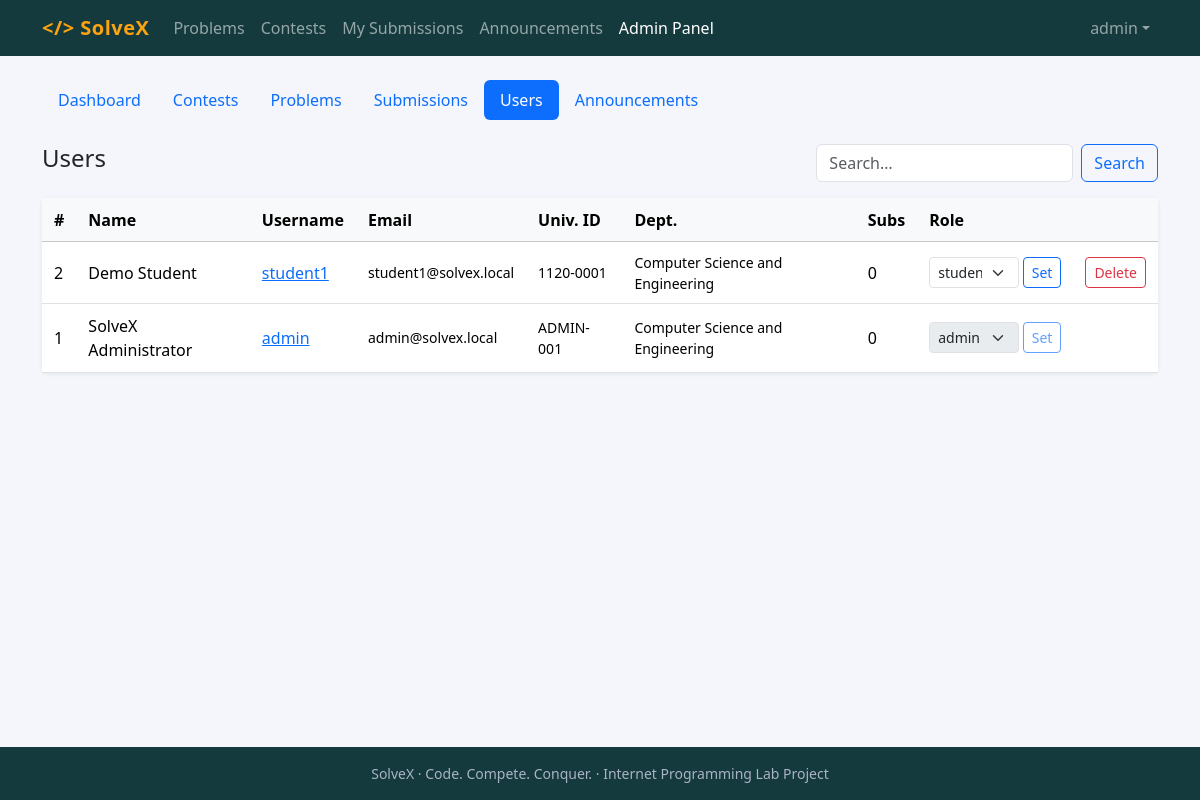
The page /admin/users.php (signed in) on the database its author committed.
### tables this page shows
CREATE TABLE users (
  id            INT UNSIGNED AUTO_INCREMENT PRIMARY KEY,
  full_name     VARCHAR(100) NOT NULL,
  username      VARCHAR(30)  NOT NULL UNIQUE,
  email         VARCHAR(150) NOT NULL UNIQUE,
  university_id VARCHAR(30)  NOT NULL,
  department    VARCHAR(80)  NOT NULL,
  password_hash VARCHAR(255) NOT NULL,
  role          ENUM('student','admin') NOT NULL DEFAULT 'student',
  created_at    DATETIME NOT NULL DEFAULT CURRENT_TIMESTAMP,
  INDEX idx_university_id (university_id)
);

### includes/functions.php (called while the page is built, shortened)
<?php
require_once __DIR__ . '/db.php';
function e($v): string { return htmlspecialchars((string)$v, ENT_QUOTES | ENT_SUBSTITUTE, 'UTF-8'); }
function url(string $path = ''): string { return BASE_URL . '/' . ltrim($path, '/'); }
function current_user(): ?array {
    static $u = false;
    if ($u === false) {
        $u = null;
        if (!empty($_SESSION['uid'])) {
            $u = q('SELECT id, full_name, username, email, university_id, department, role, created_at FROM users WHERE id = ?', [$_SESSION['uid']])->fetch() ?: null;
        }
    }
    return $u;
}
function require_login(): array {
    $u = current_user();
    return $u;
}
function require_admin(): array {
    $u = require_login();
    return $u;
}

### includes/db.php (called while the page is built, shortened)
<?php
function db(): PDO {
    static $pdo = null;
    if ($pdo === null) {
        $pdo = new PDO('mysql:host=' . DB_HOST . ';dbname=' . DB_NAME . ';charset=utf8mb4', DB_USER, DB_PASS, [
            PDO::ATTR_ERRMODE            => PDO::ERRMODE_EXCEPTION,
            PDO::ATTR_DEFAULT_FETCH_MODE => PDO::FETCH_ASSOC,
            PDO::ATTR_EMULATE_PREPARES   => false,
        ]);
        $pdo->exec("SET time_zone = '" . DB_TZ . "'");
    }
    return $pdo;
}
function q(string $sql, array $params = []): PDOStatement {
    $st = db()->prepare($sql);
    $st->execute($params);
    return $st;
}

### admin/users.php (the view, shortened to what this page needs)
<?php
require __DIR__ . '/../includes/functions.php';
$admin = require_admin();
$search = trim((string)($_GET['q'] ?? ''));
$like = '%' . addcslashes($search, '%_\\') . '%';
$rows = q('SELECT u.*, (SELECT COUNT(*) FROM submissions s WHERE s.user_id = u.id) AS subs FROM users u WHERE (? = \'\' OR u.username LIKE ? OR u.full_name LIKE ? OR u.email LIKE ? OR u.university_id LIKE ?) ORDER BY u.id DESC LIMIT 300', [$search, $like, $like, $like, $like])->fetchAll();
require __DIR__ . '/../includes/header.php';
require __DIR__ . '/../includes/admin_nav.php';
?>
<div class="d-flex justify-content-between mb-3"><h4>Users</h4>
  <form class="d-flex gap-2" method="get"><input class="form-control" name="q" placeholder="Search…" value="<?= e($search) ?>"><button class="btn btn-outline-primary">Search</button></form></div>
<div class="card"><div class="table-responsive"><table class="table table-hover mb-0 align-middle"><thead class="table-light"><tr><th>#</th><th>Name</th><th>Username</th><th>Email</th><th>Univ. ID</th><th>Dept.</th><th>Subs</th><th>Role</th><th></th></tr></thead><tbody>
<?php foreach ($rows as $r): ?><tr><td><?= (int)$r['id'] ?></td><td><?= e($r['full_name']) ?></td><td><a href="<?= url('profile.php?u=' . urlencode($r['username'])) ?>"><?= e($r['username']) ?></a></td><td class="small"><?= e($r['email']) ?></td><td class="small"><?= e($r['university_id']) ?></td><td class="small"><?= e($r['department']) ?></td><td><?= (int)$r['subs'] ?></td>
  <td><form method="post" class="d-flex gap-1"><?= csrf_field() ?><input type="hidden" name="action" value="role"><input type="hidden" name="id" value="<?= (int)$r['id'] ?>">
    <select name="role" class="form-select form-select-sm" <?= $r['id'] == $admin['id'] ? 'disabled' : '' ?>><option value="student" <?= $r['role'] === 'student' ? 'selected' : '' ?>>student</option><option value="admin" <?= $r['role'] === 'admin' ? 'selected' : '' ?>>admin</option></select>
    <button class="btn btn-sm btn-outline-primary" <?= $r['id'] == $admin['id'] ? 'disabled' : '' ?>>Set</button></form></td>
  <td><?php if ($r['id'] != $admin['id']): ?><form method="post"><button class="btn btn-sm btn-outline-danger" data-confirm="Delete this user and all their submissions?">Delete</button></form><?php endif; ?></td></tr><?php endforeach; ?>
</tbody></table></div></div>
<?php require __DIR__ . '/../includes/footer.php'; ?>

### includes/header.php (shortened to what this page needs)
<?php
require_once __DIR__ . '/functions.php';
$u = current_user();
$nav = basename($_SERVER['SCRIPT_NAME'], '.php');
$in_admin = str_contains($_SERVER['SCRIPT_NAME'], '/admin/');
function nav_link(string $href, string $label, bool $active): string {
    return '<li class="nav-item"><a class="nav-link' . ($active ? ' active' : '') . '" href="' . e(url($href)) . '">' . e($label) . '</a></li>';
}
?><!doctype html>
<html lang="en">
<head>
<link href="<?= url('assets/vendor/bootstrap.min.css') ?>" rel="stylesheet">
<link href="<?= url('assets/css/style.css') ?>" rel="stylesheet">
</head>
<body>
<nav class="navbar navbar-expand-lg navbar-dark sx-nav">
  <div class="container">
    <a class="navbar-brand fw-bold" href="<?= url('index.php') ?>">&lt;/&gt; <?= APP_NAME ?></a>
    <div class="collapse navbar-collapse" id="nav">
      <ul class="navbar-nav me-auto">
        <?= nav_link('problems.php', 'Problems', $nav === 'problems' && !$in_admin) ?>
        <?= nav_link('contests.php', 'Contests', in_array($nav, ['contests', 'contest']) && !$in_admin) ?>
        <?php if ($u): ?>
          <?= nav_link('submissions.php', 'My Submissions', $nav === 'submissions' && !$in_admin) ?>
        <?php endif; ?>
        <?= nav_link('announcements.php', 'Announcements', $nav === 'announcements' && !$in_admin) ?>
        <?php if ($u && $u['role'] === 'admin'): ?>
          <?= nav_link('admin/index.php', 'Admin Panel', $in_admin) ?>
        <?php endif; ?>
      </ul>
      <ul class="navbar-nav">
        <?php if ($u): ?>
          <li class="nav-item dropdown">
            <a class="nav-link dropdown-toggle" href="#" data-bs-toggle="dropdown"><?= e($u['username']) ?></a>
          </li>
        <?php else: ?>
          <?= nav_link('login.php', 'Login', $nav === 'login') ?>
          <li class="nav-item"><a class="btn btn-sm btn-light ms-lg-2" href="<?= url('register.php') ?>">Register</a></li>
        <?php endif; ?>
      </ul>
    </div>
  </div>
</nav>
<main class="container py-4">

### assets/css/style.css (style rules this page uses)
:root { --sx-dark: #143a3d; --sx-accent: #fca311; }
body { background: #f4f6fb; min-height: 100vh; display: flex; flex-direction: column; }
main { flex: 1; }
.sx-nav { background: var(--sx-dark); }
.sx-nav .navbar-brand { color: var(--sx-accent); letter-spacing: .5px; }
.card { border: 0; box-shadow: 0 1px 4px rgba(20,33,61,.08); }
.table > :not(caption) > * > * { padding: .6rem .75rem; }

### rows shown on the page
users: username "admin", id "1", full_name "SolveX Administrator", email "admin@solvex.local", university "ADMIN-001", department "Computer Science and Engineering", subs "0", role "admin"
users: id "2", full_name "Demo Student", username "student1", email "student1@solvex.local", university "1120-0001", department "Computer Science and Engineering", subs "0", role "student"

### other values the page prints
APP_NAME "SolveX"
$label "Problems Contests My Submissions Announcements Admin Panel"
$l "Dashboard"
$l "Contests"
$l "Problems"
$l "Submissions"
$l "Users"
$l "Announcements"
